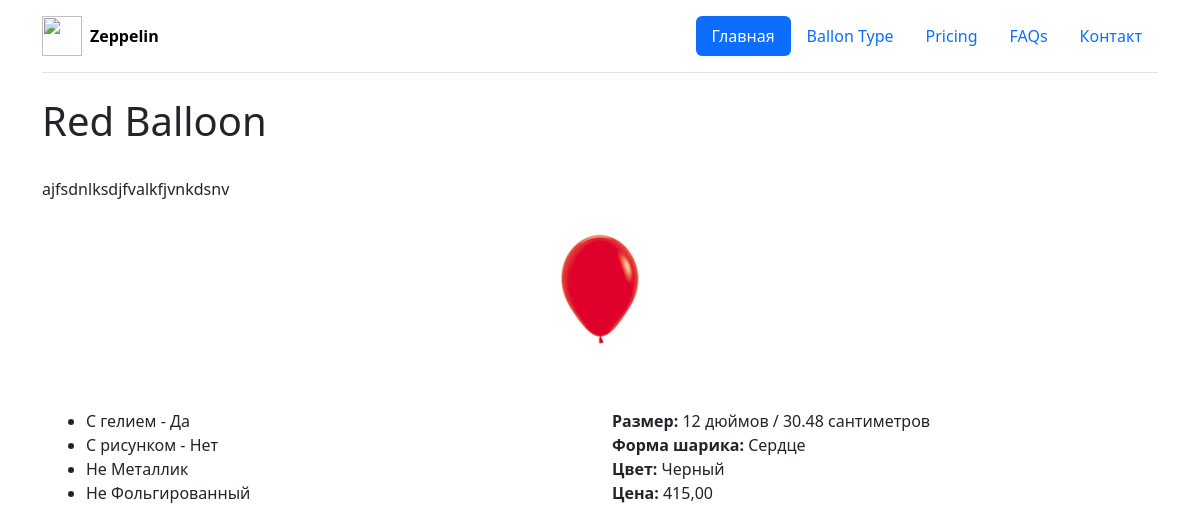
/detail/1, run on the app's committed database.
### blog/models.py (models this page shows, shortened)
class Baloon(models.Model):
    image = models.ImageField(
        upload_to="baloon-image",
        verbose_name="Изображение",
        help_text="Загрузите изображение",
        null=True
    )
    title = models.CharField(
        max_length=255,
        verbose_name="Заголовок",
        help_text="Введите заголовок."
    )
    description = models.TextField(
        max_length=700,
        verbose_name="Описание",
        help_text="Введите описание."
    )
    baloon_color = models.ForeignKey(
        BaloonColor,
        on_delete=models.CASCADE,
        verbose_name="Цвет",
        help_text="Выберите цвет шарика."
    )
    baloon_size = models.ForeignKey(
        BaloonSize,
        on_delete=models.CASCADE,
        verbose_name="Размер",
        help_text="Выберите размер шарика."
    )
    baloon_type = models.ForeignKey(
        BaloonType,
        on_delete=models.CASCADE,
        verbose_name="Тип шарика",
        help_text="Выберите тип шарика."
    )
    is_helium = models.BooleanField(
        default=False,
        verbose_name="С гелием",
        help_text="Укажите, содержит ли этот тип шарика гелий."
    )
    is_painted = models.BooleanField(
        default=False,
        verbose_name="С рисунком",
        help_text="Укажите, имеет ли этот тип шарика рисунок."
    )
    is_metallic = models.BooleanField(
        default=False,
        verbose_name = "Металлик",
        help_text = "Укажите является ли цвет шара металликом"
    )
    is_foil = models.BooleanField(
        default=False,
        verbose_name = "Фольгированный",
        help_text = "Укажите является ли этот тип шарика фольгированным"
    )
    price = models.DecimalField(
        max_digits=10,
        decimal_places=2,
        default=0,
        verbose_name="Цена")
    price_specifications = models.ForeignKey(
        PriceBaloonSpecifications,
        on_delete=models.PROTECT,
        verbose_name = "Цена характеристик",
        help_text = "Укажите цену для этого типа щарика"
    )
    created_at = models.DateField(
        auto_now_add=True,
        verbose_name = "Дата создания",
        help_text = "Дата и время создания записи"
    )
    def balloon_all_price(self, *args, **kwargs):
        check = self.price
        check += self.baloon_type.type_price
        if self.is_helium:
            check += self.price_specifications.helium
        if self.is_painted:
            check += self.price_specifications.painted
        if self.is_metallic:
            check += self.price_specifications.metallic
        if self.is_foil:
            check += self.price_specifications.foil
        return check
    class Meta:
        verbose_name = "Шарик"
        verbose_name_plural = "Шарики"
        ordering = ["-created_at"]

class BaloonSize(models.Model):
    inch = models.PositiveIntegerField(
        verbose_name="Размер в дюймах"
    )
    sm = models.DecimalField(
        max_digits=10,
        decimal_places=2,
        default =0,
        blank=True,
        null=True,
        verbose_name="Размер в сантиметрах",
        )
    created_at = models.DateField(
        auto_now_add=True,
        verbose_name = "Дата создания",
        help_text = "Дата и время создания записи"
        )
    def __str__(self) -> str:
        return f"{self.inch} дюймов / {self.sm} сантиметров"
    class Meta:
        verbose_name = 'Размер'
        verbose_name_plural = 'Размеры'
        ordering = ["created_at"]

class BaloonType(models.Model):
    name = models.CharField(
        max_length = 255,
        verbose_name="Название"
    )
    type_price = models.PositiveBigIntegerField(
        default=150,
        verbose_name="Цена типа шарика",
        help_text='Укажите цену для этого типа шарика'
    )
    created_at = models.DateField(
        auto_now_add=True,
        verbose_name = "Дата создания",
        help_text = "Дата и время создания записи"
    )
    description = models.CharField(
        max_length = 700,
        null=True,
        verbose_name="Описание данного типа шариков",
        help_text = "Опишите данный тип шаров"
    )
    def __str__(self):
        return self.name
    class Meta:
        verbose_name="Тип шарика"
        verbose_name_plural = "Тип шариков"
        ordering = ["-created_at"]

class BaloonColor(models.Model):
    name = models.CharField(
        max_length = 255,
        verbose_name = "Название",
        help_text = "Название цвета"
        )
    created_at = models.DateField(
        auto_now_add=True,
        verbose_name = "Дата создания",
        help_text = "Дата и время создания записи"
        )
    def __str__(self):
        return self.name
    class Meta:
        verbose_name = "Цвет"
        verbose_name_plural = "Цвета"
        ordering = ["-created_at"]

class PriceBaloonSpecifications(models.Model):
    helium = models.PositiveIntegerField(
        verbose_name="Цена гелия",
        help_text="Цена за шарик с гелием"
    )
    painted = models.PositiveIntegerField(
        verbose_name="Цена на рисунки",
        help_text="Цена за раскрашенный шарик"
    )
    metallic = models.PositiveIntegerField(
        verbose_name="Цена металлического",
        help_text="Цена за шарик с металлической поверхностью"
    )
    foil = models.PositiveIntegerField(
        verbose_name="Цена фольгированного",
        help_text="Цена за фольгированный шарик"
    )
    created_at = models.DateTimeField(
        auto_now_add=True,
        verbose_name="Дата создания",
        help_text="Дата и время создания записи"
    )
    class Meta:
        verbose_name = "Цена характеристик"
        verbose_name_plural = "Цены характеристик"
        ordering = ["-created_at"]

### blog/views.py (the view)
# urls.py: path("detail/<int:pk>", index_detail, name="detail-page" ),
def index_detail(request, pk):
    baloon = Baloon.objects.get(id=pk)
    context = {
        'baloon': baloon
    }
    return render(request, 'index_detail.html', context)

### templates/index_detail.html (shortened to what this page needs)
{% extends 'base.html'%}
{% block content %}
<div class="container">
    <h1>{{baloon.title}}</h1>
    <br>
    <p>{{ baloon.description}}</p>
    <div class="container" style="justify-content: center; text-align: center;">
        {% if baloon.image %}
        <img src="{{ baloon.image.url }}" width="10%">
        {%endif%}
    </div>
    <br><br>
    <div class="container">
        <div class="row mb-3">
            <div class="col-md-6">
                <ul>
                    <li>
                        {% if baloon.is_helium %}
                        С гелием - Да
                        {% else %}
                        С гелием - Нет
                        {% endif %}
                    </li>
                    <li>
                        {% if baloon.is_painted %}
                        С рисунком - Да
                        {% else %}
                        С рисунком - Нет
                        {% endif %}
                    </li>
                    <li>
                        {% if baloon.is_metallic %}
                        Металлик
                        {% else %}
                        Не Металлик
                        {% endif %}
                    </li>
                    <li>
                        {% if baloon.is_foil %}
                        Фольгированный
                        {% else %}
                        Не Фольгированный
                        {% endif %}
                    </li>
                </ul>
            </div>
            <div class="col-md-6">
                <b>Размер:</b> {{baloon.baloon_size}} <br>
                <b>Форма шарика: </b>{{baloon.baloon_type }} <br>
                <b>Цвет:</b> {{baloon.baloon_color}} <br>
                <b>Цена:</b> {{ baloon.balloon_all_price }}
            </div>
        </div>
    </div>
</div>
{% endblock %}

### data on the page
Baloon: title "Red Balloon", description "ajfsdnlksdjfvalkfjvnkdsnv", image (picture), baloon_size "12 дюймов / 30.48 сантиметров", baloon_type "Сердце", baloon_color "Черный", balloon_all_price "415,00"
